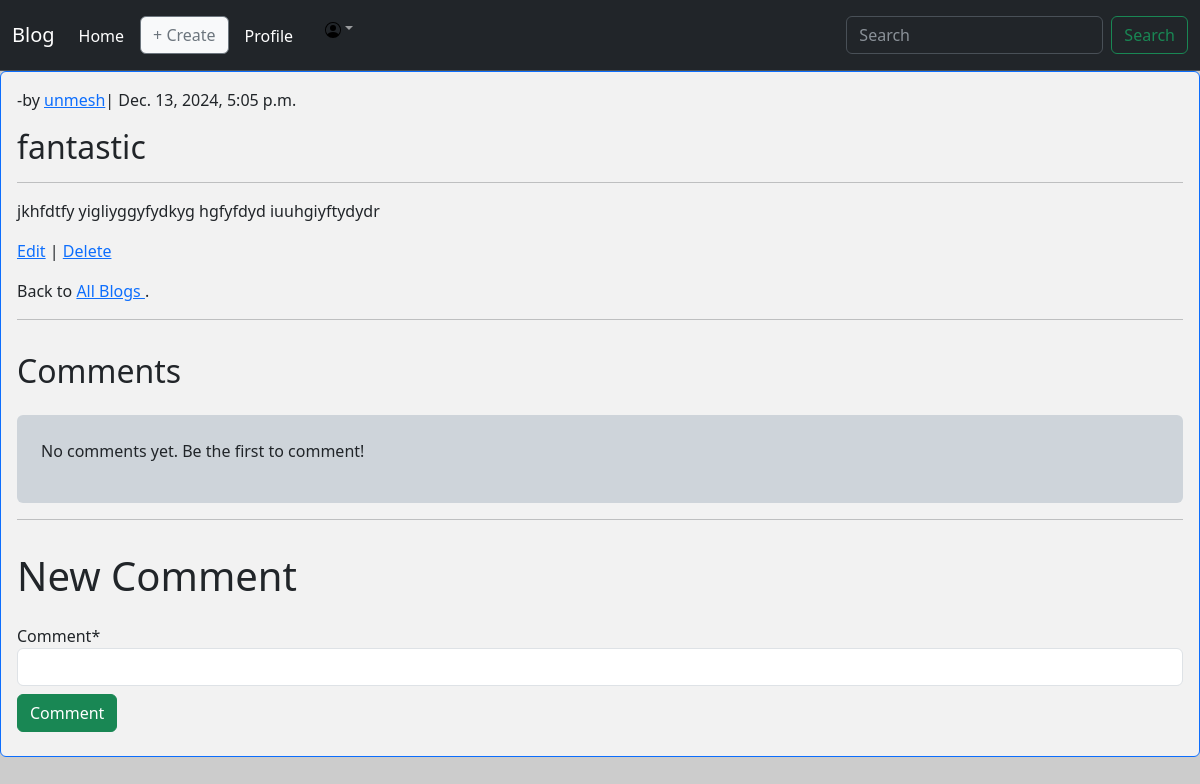
Page /blog/3/ (signed in) on the committed database.
### blog_app/models.py (models this page shows, shortened)
class Blog(models.Model):
    title = models.CharField(max_length=200)
    author_id = CustomUser.id
    author = models.ForeignKey(
        get_user_model(),
        on_delete = models.CASCADE,
    )
    date = models.DateTimeField(auto_now_add=True)
    body = models.TextField()
    class Meta:
        ordering = ('-date',)

### accounts/models.py (models this page shows, shortened)
class CustomUser(AbstractUser):
    id = models.UUIDField(primary_key=True, default=uuid.uuid4, editable=False)
    profile_image = models.CharField(max_length=500, null=True, blank=True)
    username = models.CharField(max_length=20, null=False, unique=True)
    name = models.CharField(max_length=30, null=False, blank=True)
    age = models.PositiveIntegerField(null=True, blank=True)
    bio = models.TextField(max_length=500, null=True, blank=True)
    def __str__(self):
        return self.username

### blog_app/views.py (the view, shortened to what this page needs)
# urls.py: path('blog/<int:pk>/', BlogDetailView.as_view(), name='blog_detail'),
class BlogDetailView(LoginRequiredMixin,CreateView, DetailView):
    model = Blog
    template_name = 'blog_detail.html'
    form_class = CommentForm
    login_url = 'login'
    paginate_by = 5
    def get_context_data(self, **kwargs):
        context = super().get_context_data(**kwargs)
        blog = self.get_object()
        comments = blog.comments.all()
        paginator = Paginator(comments, 500)  # Show 5 comments per page
        page_number = self.request.GET.get('page', 1)
        context['comments'] = paginator.get_page(page_number)
        if 'form' not in context:
            context['form'] = self.get_form()
        return context

### blog_app/forms.py
class CommentForm(forms.ModelForm):
    class Meta:
        model = Comment
        fields = ['comment']  # Exclude 'author' as it will be set automatically

### templates/blog_detail.html (shortened to what this page needs)
{% extends 'index.html' %}
{% load crispy_forms_tags %}
{% block content %}
<div class="px-3 py-3 bg-white bg-opacity-75 border border-primary overflow-auto object-fit-contain border rounded">
    <div class="article-entry bg-opacity-50" id="post_detail_card">
        <div class='card-header '>
            {% load tz %}
            {% localtime on %}
            <p>-by <a href="{% url "profile" blog.author.username %}">{{ blog.author }}</a>| {{ blog.date|timezone:"Asia/Kolkata" }}</p>
            {% endlocaltime %}
            <h2>{{ blog.title }}</h2>
             <hr>
        </div>
        <div class="card-body">
            <p>
                {{ blog.body }}</p>
            <p>
                <a href="{% url 'blog_edit' blog.pk %}">Edit</a> | <a href="{% url 'blog_delete' blog.pk %}">Delete</a>
            </p>
            <p>Back to <a href="{% url 'blog_list' %}">All Blogs </a>.</p>
        </div>
        <hr>
        <div class="card-footer">
            <h2 class="py-3">Comments</h2>
            <div class="overflow-auto rounded bg-dark-subtle px-4 py-4" style="max-height: 50vh;">
            {% for comment in comments %}
              <p><strong>{{ comment.author }}:</strong> {{ comment.comment }}</p>
              <p><small>On {{ comment.comment_date }}</small></p>
              <hr>
            {% empty %}
              <p>No comments yet. Be the first to comment!</p>
            {% endfor %}
            </div>
            <hr>
            <h1 class="py-3">
                New Comment
            </h1>
            <form action="" method="POST">
                {{ form|crispy }}
        <button class="btn btn-success my-2" type="submit"> Comment </button>
            </form>
        </div>
    </div>
    {% endblock content %}

### templates/index.html (style rules this page uses)
body { background: url('https://picsum.photos/900/700?inspiration') no-repeat center center fixed; -webkit-background-size: cover; -moz--background-size: cover; -o--background-size: cover; background-size: cover; }

### rows in the picture
Blog: author "unmesh", date "Dec. 13, 2024, 5:05 p.m.", title "fantastic", body "jkhfdtfy yigliyggyfydkyg hgfyfdyd iuuhgiyftydydr"
